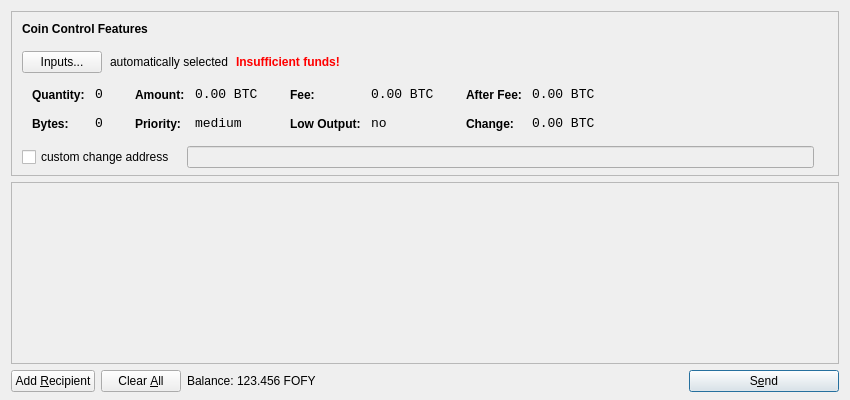
<?xml version="1.0" encoding="UTF-8"?>
<ui version="4.0">
 <class>SendCoinsDialog</class>
 <widget class="QDialog" name="SendCoinsDialog">
  <property name="geometry">
   <rect>
    <x>0</x>
    <y>0</y>
    <width>850</width>
    <height>400</height>
   </rect>
  </property>
  <property name="windowTitle">
   <string>Send Coins</string>
  </property>
  <layout class="QVBoxLayout" name="verticalLayout" stretch="0,1,0">
   <property name="bottomMargin">
    <number>8</number>
   </property>
   <item>
    <widget class="QFrame" name="frameCoinControl">
     <property name="sizePolicy">
      <sizepolicy hsizetype="Expanding" vsizetype="Expanding">
       <horstretch>0</horstretch>
       <verstretch>0</verstretch>
      </sizepolicy>
     </property>
     <property name="maximumSize">
      <size>
       <width>16777215</width>
       <height>16777215</height>
      </size>
     </property>
     <property name="frameShape">
      <enum>QFrame::StyledPanel</enum>
     </property>
     <property name="frameShadow">
      <enum>QFrame::Sunken</enum>
     </property>
     <layout class="QVBoxLayout" name="verticalLayoutCoinControl2">
      <property name="spacing">
       <number>-1</number>
      </property>
      <property name="leftMargin">
       <number>0</number>
      </property>
      <property name="topMargin">
       <number>0</number>
      </property>
      <property name="rightMargin">
       <number>0</number>
      </property>
      <property name="bottomMargin">
       <number>6</number>
      </property>
      <item>
       <layout class="QVBoxLayout" name="verticalLayoutCoinControl" stretch="0,0,0,0,1">
        <property name="spacing">
         <number>0</number>
        </property>
        <property name="leftMargin">
         <number>10</number>
        </property>
        <property name="topMargin">
         <number>10</number>
        </property>
        <item>
         <layout class="QHBoxLayout" name="horizontalLayoutCoinControl1">
          <property name="bottomMargin">
           <number>15</number>
          </property>
          <item>
           <widget class="QLabel" name="labelCoinControlFeatures">
            <property name="sizePolicy">
             <sizepolicy hsizetype="Preferred" vsizetype="Maximum">
              <horstretch>0</horstretch>
              <verstretch>0</verstretch>
             </sizepolicy>
            </property>
            <property name="font">
             <font>
              <weight>75</weight>
              <bold>true</bold>
             </font>
            </property>
            <property name="styleSheet">
             <string notr="true">font-weight:bold;</string>
            </property>
            <property name="text">
             <string>Coin Control Features</string>
            </property>
           </widget>
          </item>
         </layout>
        </item>
        <item>
         <layout class="QHBoxLayout" name="horizontalLayoutCoinControl2" stretch="0,0,0,0">
          <property name="spacing">
           <number>8</number>
          </property>
          <property name="bottomMargin">
           <number>10</number>
          </property>
          <item>
           <widget class="QPushButton" name="pushButtonCoinControl">
            <property name="styleSheet">
             <string notr="true"/>
            </property>
            <property name="text">
             <string>Inputs...</string>
            </property>
           </widget>
          </item>
          <item>
           <widget class="QLabel" name="labelCoinControlAutomaticallySelected">
            <property name="text">
             <string>automatically selected</string>
            </property>
            <property name="margin">
             <number>5</number>
            </property>
           </widget>
          </item>
          <item>
           <widget class="QLabel" name="labelCoinControlInsuffFunds">
            <property name="font">
             <font>
              <weight>75</weight>
              <bold>true</bold>
             </font>
            </property>
            <property name="styleSheet">
             <string notr="true">color:red;font-weight:bold;</string>
            </property>
            <property name="text">
             <string>Insufficient funds!</string>
            </property>
            <property name="margin">
             <number>5</number>
            </property>
           </widget>
          </item>
          <item>
           <spacer name="horizontalSpacerCoinControl">
            <property name="orientation">
             <enum>Qt::Horizontal</enum>
            </property>
            <property name="sizeHint" stdset="0">
             <size>
              <width>40</width>
              <height>1</height>
             </size>
            </property>
           </spacer>
          </item>
         </layout>
        </item>
        <item>
         <widget class="QWidget" name="widgetCoinControl" native="true">
          <property name="sizePolicy">
           <sizepolicy hsizetype="Preferred" vsizetype="Preferred">
            <horstretch>0</horstretch>
            <verstretch>0</verstretch>
           </sizepolicy>
          </property>
          <property name="minimumSize">
           <size>
            <width>0</width>
            <height>0</height>
           </size>
          </property>
          <property name="styleSheet">
           <string notr="true"/>
          </property>
          <layout class="QHBoxLayout" name="horizontalLayoutCoinControl5">
           <property name="margin">
            <number>0</number>
           </property>
           <item>
            <layout class="QHBoxLayout" name="horizontalLayoutCoinControl3" stretch="0,0,0,1">
             <property name="spacing">
              <number>20</number>
             </property>
             <property name="topMargin">
              <number>0</number>
             </property>
             <property name="bottomMargin">
              <number>10</number>
             </property>
             <item>
              <layout class="QFormLayout" name="formLayoutCoinControl1">
               <property name="horizontalSpacing">
                <number>10</number>
               </property>
               <property name="verticalSpacing">
                <number>14</number>
               </property>
               <property name="leftMargin">
                <number>10</number>
               </property>
               <property name="topMargin">
                <number>4</number>
               </property>
               <property name="rightMargin">
                <number>6</number>
               </property>
               <item row="0" column="0">
                <widget class="QLabel" name="labelCoinControlQuantityText">
                 <property name="styleSheet">
                  <string notr="true">font-weight:bold;</string>
                 </property>
                 <property name="text">
                  <string>Quantity:</string>
                 </property>
                 <property name="margin">
                  <number>0</number>
                 </property>
                </widget>
               </item>
               <item row="0" column="1">
                <widget class="QLabel" name="labelCoinControlQuantity">
                 <property name="font">
                  <font>
                   <family>Monospace</family>
                   <pointsize>10</pointsize>
                  </font>
                 </property>
                 <property name="cursor">
                  <cursorShape>IBeamCursor</cursorShape>
                 </property>
                 <property name="contextMenuPolicy">
                  <enum>Qt::ActionsContextMenu</enum>
                 </property>
                 <property name="text">
                  <string notr="true">0</string>
                 </property>
                 <property name="margin">
                  <number>0</number>
                 </property>
                 <property name="textInteractionFlags">
                  <set>Qt::LinksAccessibleByMouse|Qt::TextSelectableByKeyboard|Qt::TextSelectableByMouse</set>
                 </property>
                </widget>
               </item>
               <item row="1" column="0">
                <widget class="QLabel" name="labelCoinControlBytesText">
                 <property name="styleSheet">
                  <string notr="true">font-weight:bold;</string>
                 </property>
                 <property name="text">
                  <string>Bytes:</string>
                 </property>
                </widget>
               </item>
               <item row="1" column="1">
                <widget class="QLabel" name="labelCoinControlBytes">
                 <property name="font">
                  <font>
                   <family>Monospace</family>
                   <pointsize>10</pointsize>
                  </font>
                 </property>
                 <property name="cursor">
                  <cursorShape>IBeamCursor</cursorShape>
                 </property>
                 <property name="contextMenuPolicy">
                  <enum>Qt::ActionsContextMenu</enum>
                 </property>
                 <property name="text">
                  <string notr="true">0</string>
                 </property>
                 <property name="textInteractionFlags">
                  <set>Qt::LinksAccessibleByMouse|Qt::TextSelectableByKeyboard|Qt::TextSelectableByMouse</set>
                 </property>
                </widget>
               </item>
              </layout>
             </item>
             <item>
              <layout class="QFormLayout" name="formLayoutCoinControl2">
               <property name="horizontalSpacing">
                <number>10</number>
               </property>
               <property name="verticalSpacing">
                <number>14</number>
               </property>
               <property name="leftMargin">
                <number>6</number>
               </property>
               <property name="topMargin">
                <number>4</number>
               </property>
               <property name="rightMargin">
                <number>6</number>
               </property>
               <item row="0" column="0">
                <widget class="QLabel" name="labelCoinControlAmountText">
                 <property name="styleSheet">
                  <string notr="true">font-weight:bold;</string>
                 </property>
                 <property name="text">
                  <string>Amount:</string>
                 </property>
                 <property name="margin">
                  <number>0</number>
                 </property>
                </widget>
               </item>
               <item row="0" column="1">
                <widget class="QLabel" name="labelCoinControlAmount">
                 <property name="font">
                  <font>
                   <family>Monospace</family>
                   <pointsize>10</pointsize>
                  </font>
                 </property>
                 <property name="cursor">
                  <cursorShape>IBeamCursor</cursorShape>
                 </property>
                 <property name="contextMenuPolicy">
                  <enum>Qt::ActionsContextMenu</enum>
                 </property>
                 <property name="text">
                  <string notr="true">0.00 BTC</string>
                 </property>
                 <property name="textInteractionFlags">
                  <set>Qt::LinksAccessibleByMouse|Qt::TextSelectableByKeyboard|Qt::TextSelectableByMouse</set>
                 </property>
                </widget>
               </item>
               <item row="1" column="0">
                <widget class="QLabel" name="labelCoinControlPriorityText">
                 <property name="styleSheet">
                  <string notr="true">font-weight:bold;</string>
                 </property>
                 <property name="text">
                  <string>Priority:</string>
                 </property>
                </widget>
               </item>
               <item row="1" column="1">
                <widget class="QLabel" name="labelCoinControlPriority">
                 <property name="font">
                  <font>
                   <family>Monospace</family>
                   <pointsize>10</pointsize>
                  </font>
                 </property>
                 <property name="cursor">
                  <cursorShape>IBeamCursor</cursorShape>
                 </property>
                 <property name="contextMenuPolicy">
                  <enum>Qt::ActionsContextMenu</enum>
                 </property>
                 <property name="text">
                  <string>medium</string>
                 </property>
                 <property name="textInteractionFlags">
                  <set>Qt::LinksAccessibleByMouse|Qt::TextSelectableByKeyboard|Qt::TextSelectableByMouse</set>
                 </property>
                </widget>
               </item>
              </layout>
             </item>
             <item>
              <layout class="QFormLayout" name="formLayoutCoinControl3">
               <property name="horizontalSpacing">
                <number>10</number>
               </property>
               <property name="verticalSpacing">
                <number>14</number>
               </property>
               <property name="leftMargin">
                <number>6</number>
               </property>
               <property name="topMargin">
                <number>4</number>
               </property>
               <property name="rightMargin">
                <number>6</number>
               </property>
               <item row="0" column="0">
                <widget class="QLabel" name="labelCoinControlFeeText">
                 <property name="styleSheet">
                  <string notr="true">font-weight:bold;</string>
                 </property>
                 <property name="text">
                  <string>Fee:</string>
                 </property>
                 <property name="margin">
                  <number>0</number>
                 </property>
                </widget>
               </item>
               <item row="0" column="1">
                <widget class="QLabel" name="labelCoinControlFee">
                 <property name="font">
                  <font>
                   <family>Monospace</family>
                   <pointsize>10</pointsize>
                  </font>
                 </property>
                 <property name="cursor">
                  <cursorShape>IBeamCursor</cursorShape>
                 </property>
                 <property name="contextMenuPolicy">
                  <enum>Qt::ActionsContextMenu</enum>
                 </property>
                 <property name="text">
                  <string notr="true">0.00 BTC</string>
                 </property>
                 <property name="textInteractionFlags">
                  <set>Qt::LinksAccessibleByMouse|Qt::TextSelectableByKeyboard|Qt::TextSelectableByMouse</set>
                 </property>
                </widget>
               </item>
               <item row="1" column="0">
                <widget class="QLabel" name="labelCoinControlLowOutputText">
                 <property name="styleSheet">
                  <string notr="true">font-weight:bold;</string>
                 </property>
                 <property name="text">
                  <string>Low Output:</string>
                 </property>
                </widget>
               </item>
               <item row="1" column="1">
                <widget class="QLabel" name="labelCoinControlLowOutput">
                 <property name="font">
                  <font>
                   <family>Monospace</family>
                   <pointsize>10</pointsize>
                  </font>
                 </property>
                 <property name="cursor">
                  <cursorShape>IBeamCursor</cursorShape>
                 </property>
                 <property name="contextMenuPolicy">
                  <enum>Qt::ActionsContextMenu</enum>
                 </property>
                 <property name="text">
                  <string>no</string>
                 </property>
                 <property name="textInteractionFlags">
                  <set>Qt::LinksAccessibleByMouse|Qt::TextSelectableByKeyboard|Qt::TextSelectableByMouse</set>
                 </property>
                </widget>
               </item>
              </layout>
             </item>
             <item>
              <layout class="QFormLayout" name="formLayoutCoinControl4">
               <property name="horizontalSpacing">
                <number>10</number>
               </property>
               <property name="verticalSpacing">
                <number>14</number>
               </property>
               <property name="leftMargin">
                <number>6</number>
               </property>
               <property name="topMargin">
                <number>4</number>
               </property>
               <property name="rightMargin">
                <number>6</number>
               </property>
               <item row="0" column="0">
                <widget class="QLabel" name="labelCoinControlAfterFeeText">
                 <property name="styleSheet">
                  <string notr="true">font-weight:bold;</string>
                 </property>
                 <property name="text">
                  <string>After Fee:</string>
                 </property>
                 <property name="margin">
                  <number>0</number>
                 </property>
                </widget>
               </item>
               <item row="0" column="1">
                <widget class="QLabel" name="labelCoinControlAfterFee">
                 <property name="font">
                  <font>
                   <family>Monospace</family>
                   <pointsize>10</pointsize>
                  </font>
                 </property>
                 <property name="cursor">
                  <cursorShape>IBeamCursor</cursorShape>
                 </property>
                 <property name="contextMenuPolicy">
                  <enum>Qt::ActionsContextMenu</enum>
                 </property>
                 <property name="text">
                  <string notr="true">0.00 BTC</string>
                 </property>
                 <property name="textInteractionFlags">
                  <set>Qt::LinksAccessibleByMouse|Qt::TextSelectableByKeyboard|Qt::TextSelectableByMouse</set>
                 </property>
                </widget>
               </item>
               <item row="1" column="0">
                <widget class="QLabel" name="labelCoinControlChangeText">
                 <property name="styleSheet">
                  <string notr="true">font-weight:bold;</string>
                 </property>
                 <property name="text">
                  <string>Change:</string>
                 </property>
                </widget>
               </item>
               <item row="1" column="1">
                <widget class="QLabel" name="labelCoinControlChange">
                 <property name="font">
                  <font>
                   <family>Monospace</family>
                   <pointsize>10</pointsize>
                  </font>
                 </property>
                 <property name="cursor">
                  <cursorShape>IBeamCursor</cursorShape>
                 </property>
                 <property name="contextMenuPolicy">
                  <enum>Qt::ActionsContextMenu</enum>
                 </property>
                 <property name="text">
                  <string notr="true">0.00 BTC</string>
                 </property>
                 <property name="textInteractionFlags">
                  <set>Qt::LinksAccessibleByMouse|Qt::TextSelectableByKeyboard|Qt::TextSelectableByMouse</set>
                 </property>
                </widget>
               </item>
              </layout>
             </item>
            </layout>
           </item>
          </layout>
         </widget>
        </item>
        <item>
         <layout class="QHBoxLayout" name="horizontalLayoutCoinControl4" stretch="0,0,0">
          <property name="spacing">
           <number>12</number>
          </property>
          <property name="sizeConstraint">
           <enum>QLayout::SetDefaultConstraint</enum>
          </property>
          <property name="topMargin">
           <number>5</number>
          </property>
          <property name="rightMargin">
           <number>5</number>
          </property>
          <item>
           <widget class="QCheckBox" name="checkBoxCoinControlChange">
            <property name="text">
             <string>custom change address</string>
            </property>
           </widget>
          </item>
          <item>
           <widget class="QLineEdit" name="lineEditCoinControlChange">
            <property name="enabled">
             <bool>false</bool>
            </property>
            <property name="sizePolicy">
             <sizepolicy hsizetype="Expanding" vsizetype="Fixed">
              <horstretch>0</horstretch>
              <verstretch>0</verstretch>
             </sizepolicy>
            </property>
           </widget>
          </item>
          <item>
           <widget class="QLabel" name="labelCoinControlChangeLabel">
            <property name="sizePolicy">
             <sizepolicy hsizetype="Preferred" vsizetype="Expanding">
              <horstretch>0</horstretch>
              <verstretch>0</verstretch>
             </sizepolicy>
            </property>
            <property name="minimumSize">
             <size>
              <width>0</width>
              <height>0</height>
             </size>
            </property>
            <property name="text">
             <string/>
            </property>
            <property name="margin">
             <number>3</number>
            </property>
           </widget>
          </item>
         </layout>
        </item>
        <item>
         <spacer name="verticalSpacerCoinControl">
          <property name="orientation">
           <enum>Qt::Vertical</enum>
          </property>
          <property name="sizeHint" stdset="0">
           <size>
            <width>800</width>
            <height>1</height>
           </size>
          </property>
         </spacer>
        </item>
       </layout>
      </item>
     </layout>
    </widget>
   </item>
   <item>
    <widget class="QScrollArea" name="scrollArea">
     <property name="widgetResizable">
      <bool>true</bool>
     </property>
     <widget class="QWidget" name="scrollAreaWidgetContents">
      <property name="geometry">
       <rect>
        <x>0</x>
        <y>0</y>
        <width>830</width>
        <height>165</height>
       </rect>
      </property>
      <layout class="QVBoxLayout" name="verticalLayout_2">
       <property name="margin">
        <number>0</number>
       </property>
       <item>
        <layout class="QVBoxLayout" name="entries">
         <property name="spacing">
          <number>6</number>
         </property>
        </layout>
       </item>
       <item>
        <spacer name="verticalSpacer">
         <property name="orientation">
          <enum>Qt::Vertical</enum>
         </property>
         <property name="sizeHint" stdset="0">
          <size>
           <width>20</width>
           <height>40</height>
          </size>
         </property>
        </spacer>
       </item>
      </layout>
     </widget>
    </widget>
   </item>
   <item>
    <layout class="QHBoxLayout" name="horizontalLayout">
     <item>
      <widget class="QPushButton" name="addButton">
       <property name="toolTip">
        <string>Send to multiple recipients at once</string>
       </property>
       <property name="text">
        <string>Add &amp;Recipient</string>
       </property>
       <property name="icon">
        <iconset resource="../bitcoin.qrc">
         <normaloff>:/icons/add</normaloff>:/icons/add</iconset>
       </property>
       <property name="autoDefault">
        <bool>false</bool>
       </property>
      </widget>
     </item>
     <item>
      <widget class="QPushButton" name="clearButton">
       <property name="sizePolicy">
        <sizepolicy hsizetype="Minimum" vsizetype="Fixed">
         <horstretch>0</horstretch>
         <verstretch>0</verstretch>
        </sizepolicy>
       </property>
       <property name="toolTip">
        <string>Remove all transaction fields</string>
       </property>
       <property name="text">
        <string>Clear &amp;All</string>
       </property>
       <property name="icon">
        <iconset resource="../bitcoin.qrc">
         <normaloff>:/icons/remove</normaloff>:/icons/remove</iconset>
       </property>
       <property name="autoRepeatDelay">
        <number>300</number>
       </property>
       <property name="autoDefault">
        <bool>false</bool>
       </property>
      </widget>
     </item>
     <item>
      <layout class="QHBoxLayout" name="horizontalLayout_2">
       <property name="spacing">
        <number>3</number>
       </property>
       <item>
        <widget class="QLabel" name="label">
         <property name="text">
          <string>Balance:</string>
         </property>
        </widget>
       </item>
       <item>
        <widget class="QLabel" name="labelBalance">
         <property name="cursor">
          <cursorShape>IBeamCursor</cursorShape>
         </property>
         <property name="text">
          <string>123.456 FOFY</string>
         </property>
         <property name="textInteractionFlags">
          <set>Qt::LinksAccessibleByMouse|Qt::TextSelectableByKeyboard|Qt::TextSelectableByMouse</set>
         </property>
        </widget>
       </item>
      </layout>
     </item>
     <item>
      <spacer name="horizontalSpacer">
       <property name="orientation">
        <enum>Qt::Horizontal</enum>
       </property>
       <property name="sizeHint" stdset="0">
        <size>
         <width>40</width>
         <height>20</height>
        </size>
       </property>
      </spacer>
     </item>
     <item>
      <widget class="QPushButton" name="sendButton">
       <property name="minimumSize">
        <size>
         <width>150</width>
         <height>0</height>
        </size>
       </property>
       <property name="toolTip">
        <string>Confirm the send action</string>
       </property>
       <property name="text">
        <string>S&amp;end</string>
       </property>
       <property name="icon">
        <iconset resource="../bitcoin.qrc">
         <normaloff>:/icons/send</normaloff>:/icons/send</iconset>
       </property>
       <property name="default">
        <bool>true</bool>
       </property>
      </widget>
     </item>
    </layout>
   </item>
  </layout>
 </widget>
 <resources>
  <include location="../bitcoin.qrc"/>
 </resources>
 <connections/>
</ui>
